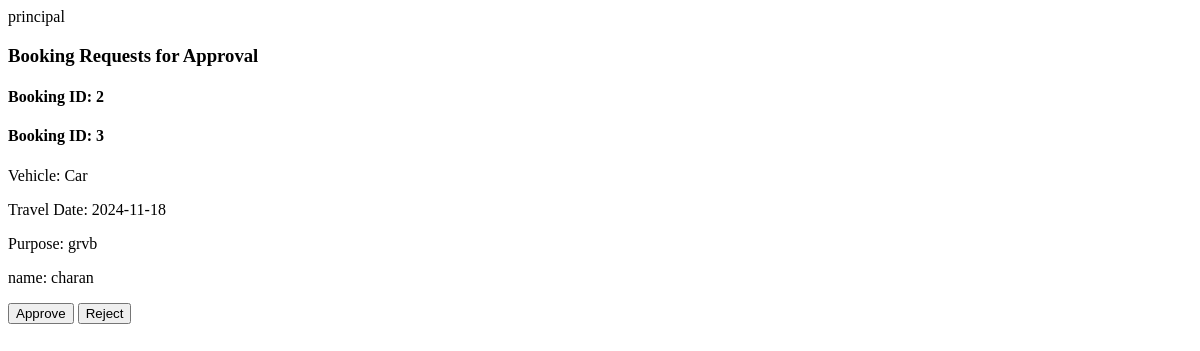
The app's page /user_hod/hod_approval.php (signed in), older data.
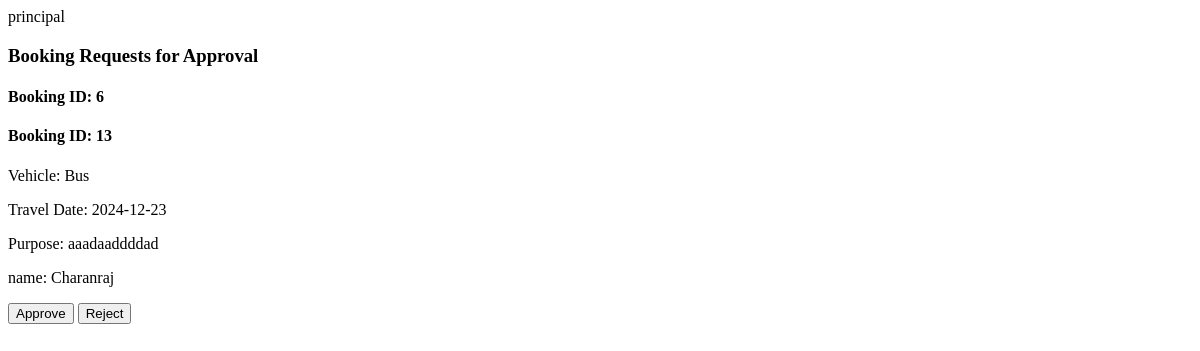
The same page, newer data.
### tables this page shows
CREATE TABLE `bookings` (
  `id` int(50) NOT NULL,
  `vehicle` varchar(255) NOT NULL,
  `travel_date` date NOT NULL,
  `purpose` text NOT NULL,
  `num_people` int(11) NOT NULL,
  `num_days` int(50) NOT NULL,
  `pickup_from` varchar(255) NOT NULL,
  `pickup_time` time NOT NULL,
  `drop_to` varchar(255) NOT NULL,
  `drop_time` time NOT NULL,
  `booking_status` varchar(250) NOT NULL,
  `user_id` int(11) DEFAULT NULL,
  `created_at` timestamp NOT NULL DEFAULT current_timestamp()
);

CREATE TABLE `users` (
  `id` int(11) NOT NULL,
  `name` varchar(255) NOT NULL,
  `role` varchar(255) NOT NULL,
  `department` varchar(255) NOT NULL,
  `email` varchar(100) NOT NULL,
  `password` varchar(255) NOT NULL
);

### user_hod/hod_approval.php (the view, shortened to what this page needs)
<?php
include('../db.php');
$role=$_SESSION['role'];
$id=$_SESSION['user_id'];
$query="SELECT `department` FROM `users` WHERE `id`='$id'";
$dept=$conn->query($query);
$row=$dept->fetch_array();
if($role=='hod'){
$sql = "SELECT *, bookings.id AS bookid FROM bookings JOIN users ON bookings.user_id = users.id WHERE booking_status='pending' AND `department`='$row[0]'";
}else{
    if($role=='principal'){
        $status='hod_approved';
    }else if($role=='assistant_director'){
        $status='p_approved';
    }else if($role=='director'){
        $status='a_d_approved';
    }else{
        $status='d_approved';
    }
    $sql = "SELECT *, bookings.id AS bookid FROM bookings JOIN users ON bookings.user_id = users.id WHERE booking_status='$status'";
}
$result = $conn->query($sql);
?>
<!DOCTYPE html>
<html lang="en">
<head>
</head>
<body>
    <section class="board">
        <div class="board-header">
            <h3>Booking Requests for Approval</h3>
        </div>
        <div class="grid-container">
            <?php if ($result->num_rows > 0): ?>
                <?php while ($row = $result->fetch_assoc()): ?>
                    <div class="grid-item">
                        <h4>Booking ID: <?= htmlspecialchars($row['id']) ?></h4>
                        <h4>Booking ID: <?= htmlspecialchars($row['bookid']) ?></h4>
                        <p>Vehicle: <?= htmlspecialchars($row['vehicle']) ?></p>
                        <p>Travel Date: <?= htmlspecialchars($row['travel_date']) ?></p>
                        <p>Purpose: <?= htmlspecialchars($row['purpose']) ?></p>
                        <p>name: <?= htmlspecialchars($row['name']) ?></p>
                        <form action="../approve_backend.php" method="POST">
                            <button type="submit" name="action" value="approve">Approve</button>
                            <button type="submit" name="action" value="reject">Reject</button>
                        </form>
                    </div>
                <?php endwhile; ?>
            <?php else: ?>
                <p>No pending bookings.</p>
            <?php endif; ?>
        </div>
    </section>
</body>
</html>

Row changes from the older to the newer data that the page shows:
no longer on this page (row edited): bookings: user "2", id "3", vehicle "Car", travel_date "2024-11-18", purpose "grvb", user.name "charan"
added bookings: user "6", id "13", vehicle "Bus", travel_date "2024-12-23", purpose "aaadaaddddad", user.name "Charanraj"
